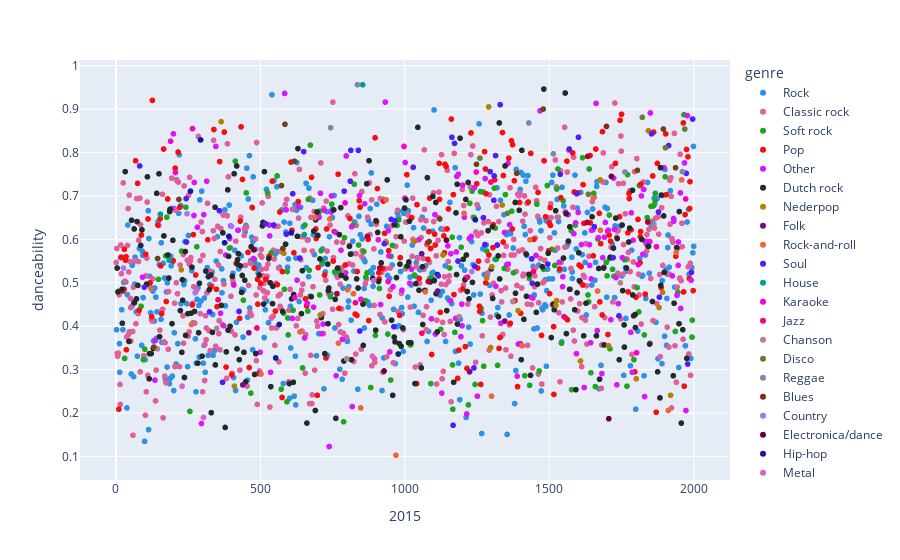

The cell this chart's notebook holds for it:
### Markdown cell above
# Plot with genres

### Code cell
year = str(2015)
feature = "danceability"
color = "genre"
fig = px.scatter(import_data.dropna(subset = [year]), x=year, y=feature, color=color, color_discrete_sequence=px.colors.qualitative.Dark24)

# fig.update_traces(marker=dict(size=12,
#                               line=dict(width=2,
#                                         color='DarkSlateGrey')),
#                   selector=dict(mode='markers'))
fig.show()

### Figure 1 — Plotly figure (JSON) as saved in the notebook; plotly's stock layout.template omitted (floating-point values rounded to 4 significant figures; data arrays with more than 128 entries replaced by an {"elided": "..."} marker saying what was removed)
{"data": [{"hoverlabel": {"namelength": 0}, "hovertemplate": "genre=Rock<br>2015=%{x}<br>danceability=%{y}", "legendgroup": "Rock", "marker": {"color": "#2E91E5", "symbol": "circle"}, "mode": "markers", "name": "Rock", "showlegend": true, "type": "scattergl", "x": {"elided": "443 int values"}, "xaxis": "x", "y": {"elided": "443 float values"}, "yaxis": "y"}, {"hoverlabel": {"namelength": 0}, "hovertemplate": "genre=Classic rock<br>2015=%{x}<br>danceability=%{y}", "legendgroup": "Classic rock", "marker": {"color": "#E15F99", "symbol": "circle"}, "mode": "markers", "name": "Classic rock", "showlegend": true, "type": "scattergl", "x": {"elided": "527 int values"}, "xaxis": "x", "y": {"elided": "527 float values"}, "yaxis": "y"}, {"hoverlabel": {"namelength": 0}, "hovertemplate": "genre=Soft rock<br>2015=%{x}<br>danceability=%{y}", "legendgroup": "Soft rock", "marker": {"color": "#1CA71C", "symbol": "circle"}, "mode": "markers", "name": "Soft rock", "showlegend": true, "type": "scattergl", "x": {"elided": "148 int values"}, "xaxis": "x", "y": {"elided": "148 float values"}, "yaxis": "y"}, {"hoverlabel": {"namelength": 0}, "hovertemplate": "genre=Pop<br>2015=%{x}<br>danceability=%{y}", "legendgroup": "Pop", "marker": {"color": "#FB0D0D", "symbol": "circle"}, "mode": "markers", "name": "Pop", "showlegend": true, "type": "scattergl", "x": {"elided": "236 int values"}, "xaxis": "x", "y": {"elided": "236 float values"}, "yaxis": "y"}, {"hoverlabel": {"namelength": 0}, "hovertemplate": "genre=Other<br>2015=%{x}<br>danceability=%{y}", "legendgroup": "Other", "marker": {"color": "#DA16FF", "symbol": "circle"}, "mode": "markers", "name": "Other", "showlegend": true, "type": "scattergl", "x": {"elided": "156 int values"}, "xaxis": "x", "y": {"elided": "156 float values"}, "yaxis": "y"}, {"hoverlabel": {"namelength": 0}, "hovertemplate": "genre=Dutch rock<br>2015=%{x}<br>danceability=%{y}", "legendgroup": "Dutch rock", "marker": {"color": "#222A2A", "symbol": "circle"}, "mode": "markers", "name": "Dutch rock", "showlegend": true, "type": "scattergl", "x": {"elided": "270 int values"}, "xaxis": "x", "y": {"elided": "270 float values"}, "yaxis": "y"}, {"hoverlabel": {"namelength": 0}, "hovertemplate": "genre=Nederpop<br>2015=%{x}<br>danceability=%{y}", "legendgroup": "Nederpop", "marker": {"color": "#B68100", "symbol": "circle"}, "mode": "markers", "name": "Nederpop", "showlegend": true, "type": "scattergl", "x": [707, 226, 410, 1523, 1892, 1705, 1034, 1525, 1920, 1608, 1337, 1392, 1132, 1880, 1801, 364, 1290, 1676, 1283, 581, 1843, 1297, 1301], "xaxis": "x", "y": [0.426, 0.53, 0.262, 0.448, 0.478, 0.355, 0.596, 0.459, 0.241, 0.32, 0.679, 0.436, 0.564, 0.443, 0.279, 0.871, 0.905, 0.737, 0.511, 0.568, 0.85, 0.351, 0.537], "yaxis": "y"}, {"hoverlabel": {"namelength": 0}, "hovertemplate": "genre=Folk<br>2015=%{x}<br>danceability=%{y}", "legendgroup": "Folk", "marker": {"color": "#750D86", "symbol": "circle"}, "mode": "markers", "name": "Folk", "showlegend": true, "type": "scattergl", "x": [460, 1224, 1114, 1058, 1346, 439, 495], "xaxis": "x", "y": [0.385, 0.295, 0.481, 0.567, 0.412, 0.265, 0.291], "yaxis": "y"}, {"hoverlabel": {"namelength": 0}, "hovertemplate": "genre=Rock-and-roll<br>2015=%{x}<br>danceability=%{y}", "legendgroup": "Rock-and-roll", "marker": {"color": "#EB663B", "symbol": "circle"}, "mode": "markers", "name": "Rock-and-roll", "showlegend": true, "type": "scattergl", "x": [261, 121, 1433, 770, 740, 802, 689, 1071, 934, 637, 822, 1653, 1667, 1912, 935, 1677, 1939, 1958, 502, 1300, 1205, 1406, 969, 847], "xaxis": "x", "y": [0.404, 0.487, 0.599, 0.361, 0.647, 0.484, 0.65, 0.479, 0.595, 0.387, 0.475, 0.696, 0.481, 0.206, 0.691, 0.621, 0.57, 0.737, 0.29, 0.239, 0.66, 0.355, 0.103, 0.212], "yaxis": "y"}, {"hoverlabel": {"namelength": 0}, "hovertemplate": "genre=Soul<br>2015=%{x}<br>danceability=%{y}", "legendgroup": "Soul", "marker": {"color": "#511CFB", "symbol": "circle"}, "mode": "markers", "name": "Soul", "showlegend": true, "type": "scattergl", "x": [358, 369, 82, 813, 929, 590, 518, 243, 790, 839, 650, 546, 1116, 1163, 1721, 844, 1314, 1172, 1569, 1854, 636, 953, 1330, 244, 1309, 1538, 1277, 1239, 811, 1029, 1974, 1741, 1308, 1996, 1272, 1441, 1656, 324, 1439, 1979, 1167, 1295, 1913, 426, 612, 1881, 1242, 1601, 98, 1595, 1992, 962, 965, 1184, 1320, 1495, 1878], "xaxis": "x", "y": [0.666, 0.271, 0.769, 0.805, 0.59, 0.612, 0.636, 0.694, 0.711, 0.805, 0.802, 0.633, 0.516, 0.835, 0.558, 0.389, 0.793, 0.821, 0.808, 0.843, 0.557, 0.646, 0.91, 0.594, 0.746, 0.75, 0.588, 0.304, 0.734, 0.766, 0.752, 0.424, 0.69, 0.877, 0.65, 0.499, 0.629, 0.433, 0.555, 0.313, 0.172, 0.756, 0.816, 0.434, 0.705, 0.467, 0.538, 0.835, 0.49, 0.705, 0.524, 0.399, 0.643, 0.55, 0.587, 0.543, 0.663], "yaxis": "y"}, {"hoverlabel": {"namelength": 0}, "hovertemplate": "genre=House<br>2015=%{x}<br>danceability=%{y}", "legendgroup": "House", "marker": {"color": "#00A08B", "symbol": "circle"}, "mode": "markers", "name": "House", "showlegend": true, "type": "scattergl", "x": [154, 184, 652, 854], "xaxis": "x", "y": [0.658, 0.552, 0.611, 0.956], "yaxis": "y"}, {"hoverlabel": {"namelength": 0}, "hovertemplate": "genre=Karaoke<br>2015=%{x}<br>danceability=%{y}", "legendgroup": "Karaoke", "marker": {"color": "#FB00D1", "symbol": "circle"}, "mode": "markers", "name": "Karaoke", "showlegend": true, "type": "scattergl", "x": [848, 793, 1871, 1247, 619, 1802, 408, 1972, 189, 265, 997, 942, 206, 1808], "xaxis": "x", "y": [0.462, 0.684, 0.583, 0.755, 0.466, 0.339, 0.495, 0.693, 0.826, 0.855, 0.814, 0.503, 0.754, 0.542], "yaxis": "y"}, {"hoverlabel": {"namelength": 0}, "hovertemplate": "genre=Jazz<br>2015=%{x}<br>danceability=%{y}", "legendgroup": "Jazz", "marker": {"color": "#FC0080", "symbol": "circle"}, "mode": "markers", "name": "Jazz", "showlegend": true, "type": "scattergl", "x": [829, 488, 1551, 1217, 1298, 1445, 354, 1059], "xaxis": "x", "y": [0.454, 0.396, 0.422, 0.513, 0.732, 0.526, 0.461, 0.384], "yaxis": "y"}, {"hoverlabel": {"namelength": 0}, "hovertemplate": "genre=Chanson<br>2015=%{x}<br>danceability=%{y}", "legendgroup": "Chanson", "marker": {"color": "#B2828D", "symbol": "circle"}, "mode": "markers", "name": "Chanson", "showlegend": true, "type": "scattergl", "x": [143, 1862, 1188, 349, 799, 1374, 1746], "xaxis": "x", "y": [0.348, 0.635, 0.422, 0.395, 0.325, 0.457, 0.5], "yaxis": "y"}, {"hoverlabel": {"namelength": 0}, "hovertemplate": "genre=Disco<br>2015=%{x}<br>danceability=%{y}", "legendgroup": "Disco", "marker": {"color": "#6C7C32", "symbol": "circle"}, "mode": "markers", "name": "Disco", "showlegend": true, "type": "scattergl", "x": [1355, 1260, 1822, 1969, 1635, 1902], "xaxis": "x", "y": [0.66, 0.787, 0.881, 0.854, 0.704, 0.811], "yaxis": "y"}, {"hoverlabel": {"namelength": 0}, "hovertemplate": "genre=Reggae<br>2015=%{x}<br>danceability=%{y}", "legendgroup": "Reggae", "marker": {"color": "#778AAE", "symbol": "circle"}, "mode": "markers", "name": "Reggae", "showlegend": true, "type": "scattergl", "x": [743, 836, 1961, 1856, 1429, 1762, 1514], "xaxis": "x", "y": [0.857, 0.956, 0.756, 0.642, 0.868, 0.755, 0.797], "yaxis": "y"}, {"hoverlabel": {"namelength": 0}, "hovertemplate": "genre=Blues<br>2015=%{x}<br>danceability=%{y}", "legendgroup": "Blues", "marker": {"color": "#862A16", "symbol": "circle"}, "mode": "markers", "name": "Blues", "showlegend": true, "type": "scattergl", "x": [1698], "xaxis": "x", "y": [0.86], "yaxis": "y"}, {"hoverlabel": {"namelength": 0}, "hovertemplate": "genre=Country<br>2015=%{x}<br>danceability=%{y}", "legendgroup": "Country", "marker": {"color": "#A777F1", "symbol": "circle"}, "mode": "markers", "name": "Country", "showlegend": true, "type": "scattergl", "x": [246, 1232, 400, 26, 274], "xaxis": "x", "y": [0.659, 0.526, 0.63, 0.534, 0.477], "yaxis": "y"}, {"hoverlabel": {"namelength": 0}, "hovertemplate": "genre=Electronica/dance<br>2015=%{x}<br>danceability=%{y}", "legendgroup": "Electronica/dance", "marker": {"color": "#620042", "symbol": "circle"}, "mode": "markers", "name": "Electronica/dance", "showlegend": true, "type": "scattergl", "x": [1706, 477, 928, 1144, 1715], "xaxis": "x", "y": [0.187, 0.576, 0.297, 0.598, 0.745], "yaxis": "y"}, {"hoverlabel": {"namelength": 0}, "hovertemplate": "genre=Hip-hop<br>2015=%{x}<br>danceability=%{y}", "legendgroup": "Hip-hop", "marker": {"color": "#1616A7", "symbol": "circle"}, "mode": "markers", "name": "Hip-hop", "showlegend": true, "type": "scattergl", "x": [553, 376, 258, 391, 293, 565, 607, 1244], "xaxis": "x", "y": [0.327, 0.592, 0.711, 0.607, 0.829, 0.404, 0.615, 0.645], "yaxis": "y"}, {"hoverlabel": {"namelength": 0}, "hovertemplate": "genre=Metal<br>2015=%{x}<br>danceability=%{y}", "legendgroup": "Metal", "marker": {"color": "#DA60CA", "symbol": "circle"}, "mode": "markers", "name": "Metal", "showlegend": true, "type": "scattergl", "x": [303, 292, 1395, 229, 888, 892, 1622], "xaxis": "x", "y": [0.19, 0.429, 0.7, 0.262, 0.331, 0.505, 0.513], "yaxis": "y"}, {"hoverlabel": {"namelength": 0}, "hovertemplate": "genre=Rap<br>2015=%{x}<br>danceability=%{y}", "legendgroup": "Rap", "marker": {"color": "#6C4516", "symbol": "circle"}, "mode": "markers", "name": "Rap", "showlegend": true, "type": "scattergl", "x": [1479, 573, 131, 1937, 144, 578, 1387, 1121, 1805, 218, 585, 618, 1084, 1248, 1895], "xaxis": "x", "y": [0.9, 0.724, 0.352, 0.765, 0.556, 0.579, 0.752, 0.647, 0.759, 0.692, 0.865, 0.78, 0.595, 0.773, 0.854], "yaxis": "y"}, {"hoverlabel": {"namelength": 0}, "hovertemplate": "genre=Singer-songwriter<br>2015=%{x}<br>danceability=%{y}", "legendgroup": "Singer-songwriter", "marker": {"color": "#0D2A63", "symbol": "circle"}, "mode": "markers", "name": "Singer-songwriter", "showlegend": true, "type": "scattergl", "x": [977], "xaxis": "x", "y": [0.336], "yaxis": "y"}, {"hoverlabel": {"namelength": 0}, "hovertemplate": "genre=Techno<br>2015=%{x}<br>danceability=%{y}", "legendgroup": "Techno", "marker": {"color": "#AF0038", "symbol": "circle"}, "mode": "markers", "name": "Techno", "showlegend": true, "type": "scattergl", "x": [913, 1631, 765, 870, 1081, 1633, 1841], "xaxis": "x", "y": [0.534, 0.639, 0.475, 0.607, 0.503, 0.791, 0.64], "yaxis": "y"}], "layout": {"legend": {"title": {"text": "genre"}, "tracegroupgap": 0}, "margin": {"t": 60}, "xaxis": {"anchor": "y", "domain": [0, 1], "title": {"text": "2015"}}, "yaxis": {"anchor": "x", "domain": [0, 1], "title": {"text": "danceability"}}}}
